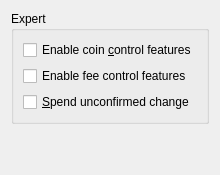
                    <widget class="QWidget" name="tabWallet">
                        <attribute name="title">
                            <string>W&amp;allet</string>
                        </attribute>
                        <layout class="QVBoxLayout" name="verticalLayout_Wallet">
                            <item>
                                <widget class="QGroupBox" name="groupBox">
                                    <property name="title">
                                        <string>Expert</string>
                                    </property>
                                    <layout class="QVBoxLayout" name="verticalLayout_2">
                                        <item>
                                            <widget class="QCheckBox" name="coinControlFeatures">
                                                <property name="toolTip">
                                                    <string>Whether to show coin control features or not.</string>
                                                </property>
                                                <property name="text">
                                                    <string>Enable coin &amp;control features</string>
                                                </property>
                                            </widget>
                                        </item>
                                        <item>
                                            <widget class="QCheckBox" name="customFeeFeatures">
                                                <property name="text">
                                                    <string>Enable fee control features</string>
                                                </property>
                                            </widget>
                                        </item>
                                        <item>
                                            <widget class="QCheckBox" name="spendZeroConfChange">
                                                <property name="toolTip">
                                                    <string>If you disable the spending of unconfirmed change, the change from a transaction cannot be used until that transaction has at least one confirmation. This also affects how your balance is computed.</string>
                                                </property>
                                                <property name="text">
                                                    <string>&amp;Spend unconfirmed change</string>
                                                </property>
                                            </widget>
                                        </item>
                                    </layout>
                                </widget>
                            </item>
                            <item>
                                <spacer name="verticalSpacer_Wallet">
                                    <property name="orientation">
                                        <enum>Qt::Vertical</enum>
                                    </property>
                                    <property name="sizeHint" stdset="0">
                                        <size>
                                            <width>20</width>
                                            <height>40</height>
                                        </size>
                                    </property>
                                </spacer>
                            </item>
                        </layout>
                    </widget>
